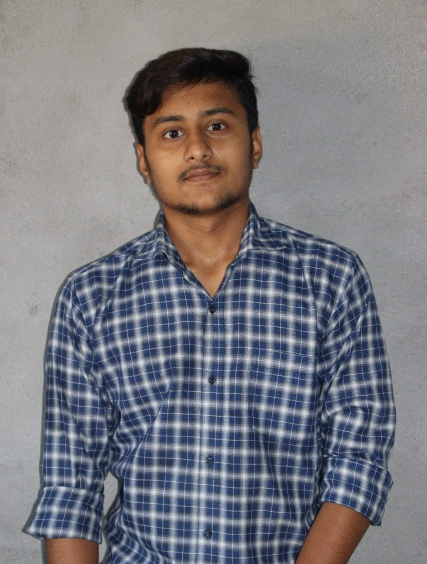
%> input picture Sem 1/B Tech/IP/129_ImageProcessing/my.jpeg, 853 x 1128 px (shown at 1/2 size)
$ octave 129_06_04.m   (GNU Octave 9; MATLAB toolbox functions it lacks are replaced by stand-ins)
%> lines starting %> are read from the running program, lines starting %| are printed output that depends on the picture
clear all
clc
close all

pkg load image
img = rgb2gray(imread('./my.jpeg'));
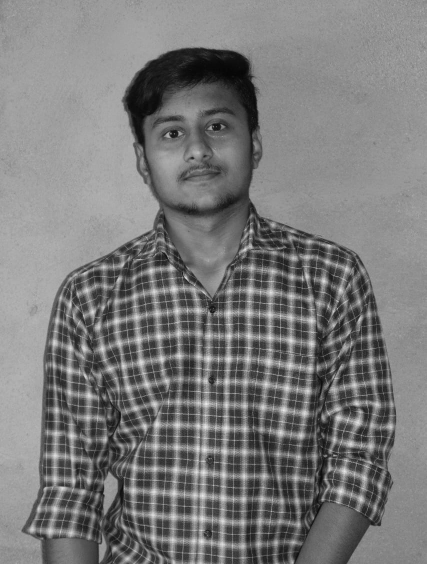
%> img: size 1128x853 uint8 (shown at 1/2 size); min 3, max 240, mean 122.3
subplot(1,2,1)
imshow(img);
title('My Image');

variance=0.06;
mean=1;

noisy =  imnoise(img,'gaussian',mean,variance);
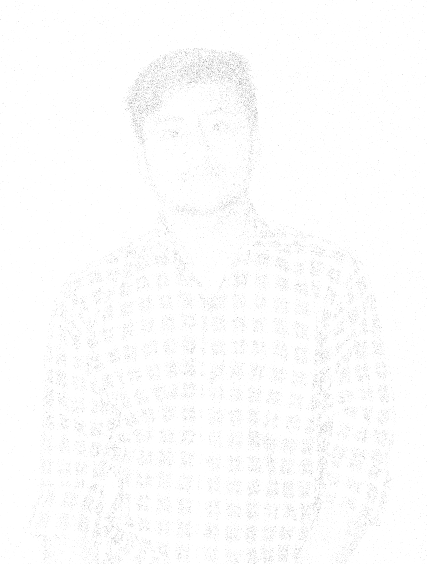
%> noisy: size 1128x853 uint8 (shown at 1/2 size); min 14, max 255, mean 253.1
subplot(1,2,2)
imshow(noisy);
title("Gaussian Noise");

$ run again, with Sem 1/B Tech/IP/129_ImageProcessing/face.jpeg copied over Sem 1/B Tech/IP/129_ImageProcessing/my.jpeg
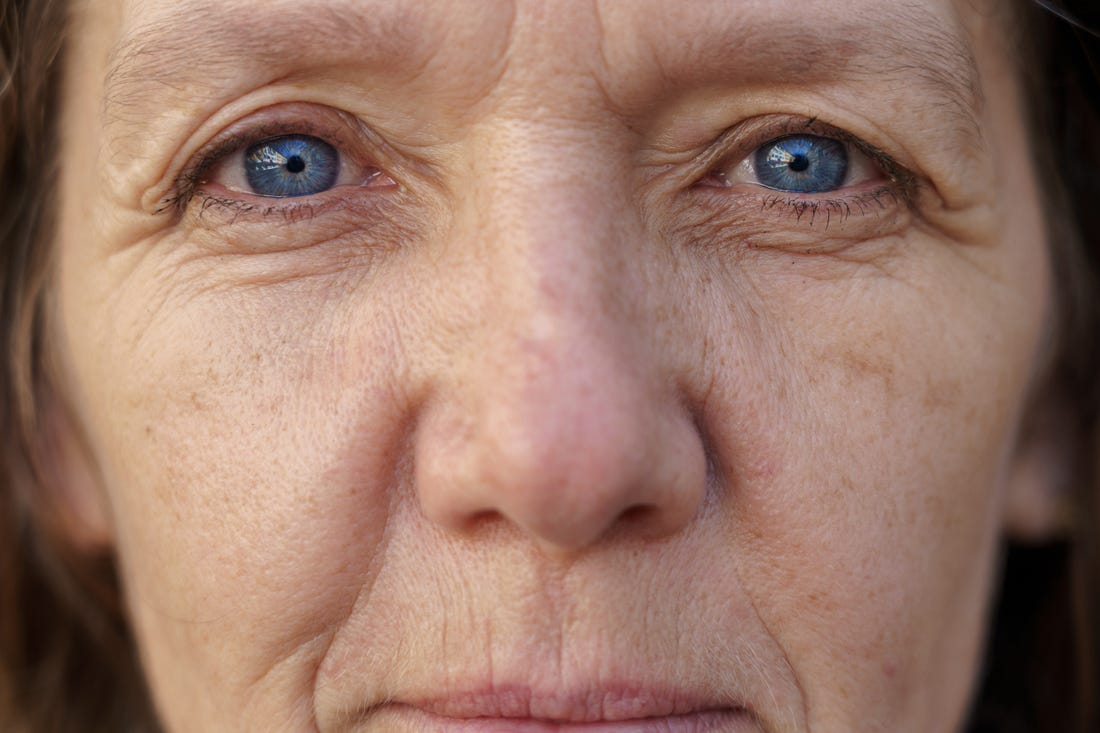
%> input picture Sem 1/B Tech/IP/129_ImageProcessing/face.jpeg, 1100 x 733 px
%> `img = rgb2gray(imread('./my.jpeg'));`:
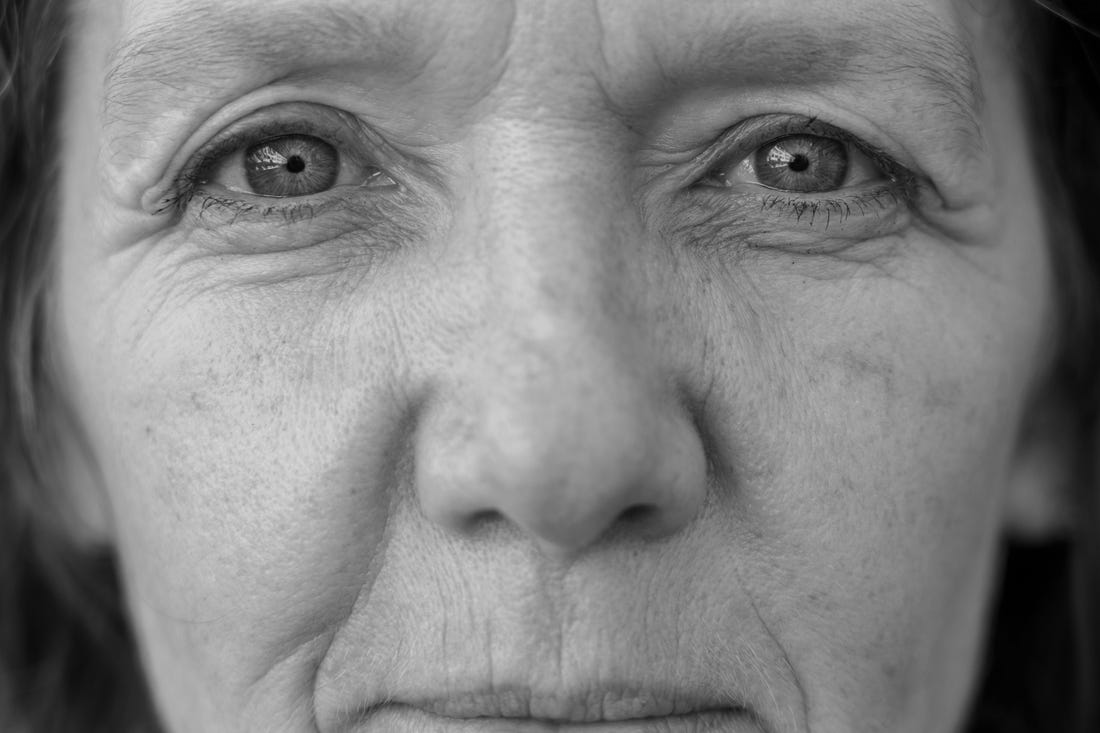
%> img: size 733x1100 uint8; min 0, max 217, mean 126.7
%> `noisy =  imnoise(img,'gaussian',mean,variance);`:
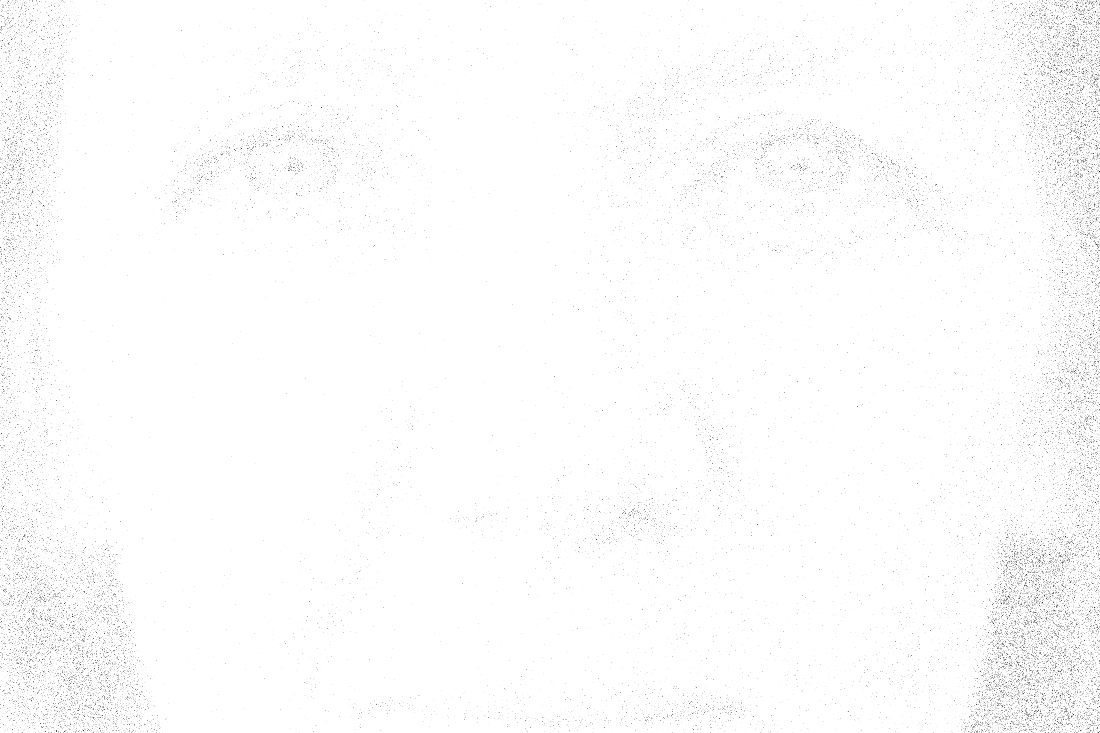
%> noisy: size 733x1100 uint8; min 11, max 255, mean 252.5
